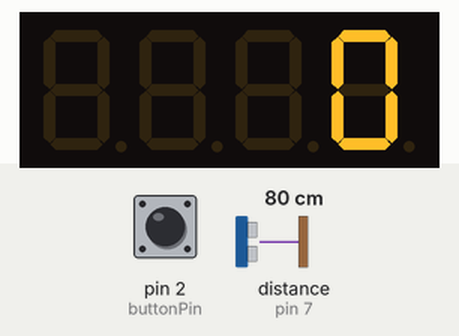
Simulated run of this sketch. Board: Arduino Uno, built with avr-gcc and run on an emulated ATmega328P. Parts: 4-digit seven-segment display. Wiring (inferred from the names in the program): ultrasonic range finder: trigger pin 8; echo pin 7. The inputs (shaded band) are chosen by the test bench; at power-on: distance to the obstacle (sensor on pin 7) 80 cm, pin 2 (buttonPin) HIGH. The echo pulse lasts 58.3 µs per cm.

Above: at 1.2 s.
1.3 s: distance to the obstacle (sensor on pin 7) set to 120 cm
At 2.0 s:
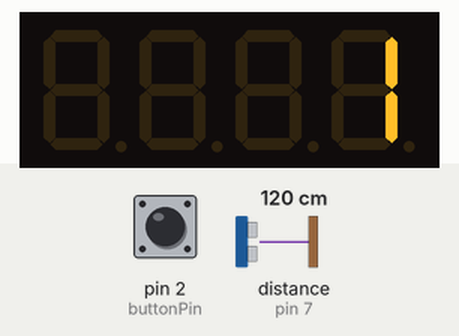
Timing chart, 0 to 4.3 s (numbered marks = the images above; inputs shaded):
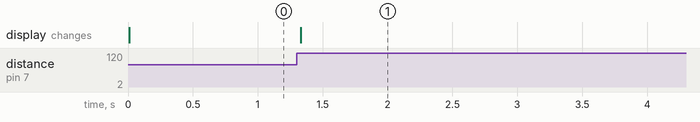

The sketch:

ch_09_person_counter.ino
```cpp
#include <Wire.h>
#include <Adafruit_LEDBackpack.h>
#include <Adafruit_GFX.h>

const int threshold = 100; // cm

int buttonPin = 2;
int trigPin = 8;
int echoPin = 7;

int count = 0;
const int waitingForArrival = 0;
const int waitingForDeparture = 1;
int state = waitingForArrival;

Adafruit_7segment display = Adafruit_7segment();

void setup()
{
  pinMode(buttonPin, INPUT_PULLUP);
  pinMode(trigPin, OUTPUT);
  pinMode(echoPin, INPUT);
  Wire.begin();
  display.begin(0x70);
}

void loop()
{
  if (state == waitingForArrival && takeSounding() < threshold)
  {
    state = waitingForDeparture;
  }
  if (state == waitingForDeparture && takeSounding() >= threshold)
  {
    state = waitingForArrival;
    count ++;
  }
  if (digitalRead(buttonPin) == LOW)
  {
    count = 0;
  }
  display.print(count);
  display.writeDisplay();
  delay(50);
}


int takeSounding()
{
  digitalWrite(trigPin, LOW);
  delayMicroseconds(2);
  digitalWrite(trigPin, HIGH);
  delayMicroseconds(10);
  digitalWrite(trigPin, LOW);
  delayMicroseconds(2);
  int duration = pulseIn(echoPin, HIGH);
  int distance = duration / 29 / 2;
  return distance;
}
```

Measured:
- after the input at 1.3 s, the display: changes at once (image 1)
